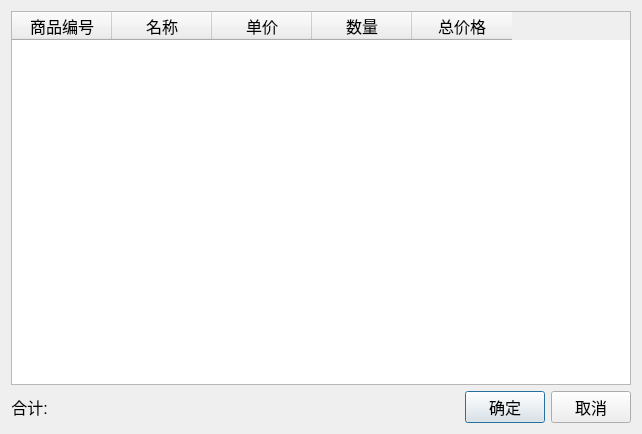
<?xml version="1.0" encoding="UTF-8"?>
<ui version="4.0">
 <class>goodsSaleUI</class>
 <widget class="QDialog" name="goodsSaleUI">
  <property name="geometry">
   <rect>
    <x>0</x>
    <y>0</y>
    <width>642</width>
    <height>434</height>
   </rect>
  </property>
  <property name="windowTitle">
   <string>顾客商品的需求信息</string>
  </property>
  <layout class="QGridLayout" name="gridLayout">
   <item row="0" column="0" colspan="4">
    <widget class="QTableWidget" name="tableWidget">
     <column>
      <property name="text">
       <string>商品编号</string>
      </property>
      <property name="font">
       <font>
        <pointsize>12</pointsize>
       </font>
      </property>
     </column>
     <column>
      <property name="text">
       <string>名称</string>
      </property>
      <property name="font">
       <font>
        <pointsize>12</pointsize>
       </font>
      </property>
     </column>
     <column>
      <property name="text">
       <string>单价</string>
      </property>
      <property name="font">
       <font>
        <pointsize>12</pointsize>
       </font>
      </property>
     </column>
     <column>
      <property name="text">
       <string>数量</string>
      </property>
      <property name="font">
       <font>
        <pointsize>12</pointsize>
       </font>
      </property>
     </column>
     <column>
      <property name="text">
       <string>总价格</string>
      </property>
      <property name="font">
       <font>
        <pointsize>12</pointsize>
       </font>
      </property>
     </column>
    </widget>
   </item>
   <item row="1" column="0">
    <widget class="QLabel" name="totalLabel">
     <property name="font">
      <font>
       <pointsize>12</pointsize>
      </font>
     </property>
     <property name="text">
      <string>合计:</string>
     </property>
     <property name="alignment">
      <set>Qt::AlignCenter</set>
     </property>
    </widget>
   </item>
   <item row="1" column="1">
    <spacer>
     <property name="orientation">
      <enum>Qt::Horizontal</enum>
     </property>
     <property name="sizeHint" stdset="0">
      <size>
       <width>415</width>
       <height>31</height>
      </size>
     </property>
    </spacer>
   </item>
   <item row="1" column="2">
    <widget class="QPushButton" name="okButton">
     <property name="font">
      <font>
       <pointsize>12</pointsize>
      </font>
     </property>
     <property name="text">
      <string>确定</string>
     </property>
    </widget>
   </item>
   <item row="1" column="3">
    <widget class="QPushButton" name="cancelButton">
     <property name="font">
      <font>
       <pointsize>12</pointsize>
      </font>
     </property>
     <property name="text">
      <string>取消</string>
     </property>
    </widget>
   </item>
  </layout>
 </widget>
 <resources/>
 <connections>
  <connection>
   <sender>okButton</sender>
   <signal>clicked()</signal>
   <receiver>goodsSaleUI</receiver>
   <slot>accept()</slot>
   <hints>
    <hint type="sourcelabel">
     <x>278</x>
     <y>253</y>
    </hint>
    <hint type="destinationlabel">
     <x>96</x>
     <y>254</y>
    </hint>
   </hints>
  </connection>
  <connection>
   <sender>cancelButton</sender>
   <signal>clicked()</signal>
   <receiver>goodsSaleUI</receiver>
   <slot>reject()</slot>
   <hints>
    <hint type="sourcelabel">
     <x>369</x>
     <y>253</y>
    </hint>
    <hint type="destinationlabel">
     <x>179</x>
     <y>282</y>
    </hint>
   </hints>
  </connection>
 </connections>
</ui>
